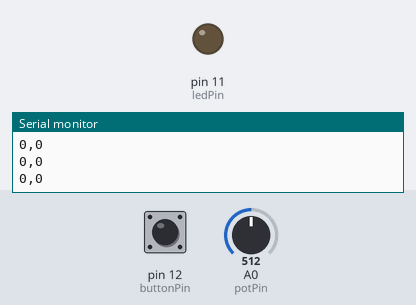
Recording of a sketch running on a simulated Arduino Uno, built with avr-gcc and run on an emulated ATmega328P. Parts: output pins drawn as LEDs (lit = HIGH), the last lines printed to the serial monitor. The test bench sets the inputs (shaded band); at power-on: pin 12 (buttonPin) LOW, A0 (potPin) = 512.

Above: at 1.2 s.
1.3 s: pin 12 (buttonPin) pulled HIGH for 0.15 s
At 1.7 s:
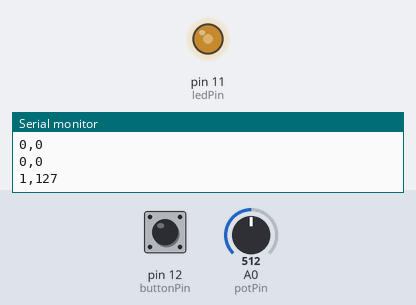
2.9 s: A0 (potPin) set to 716
At 4.1 s:
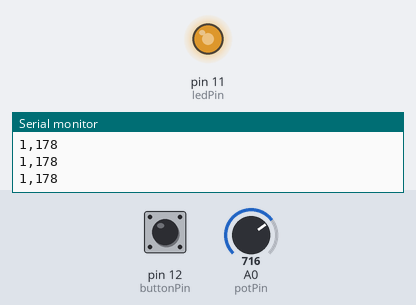
4.4 s: A0 (potPin) set to 900
At 5.2 s:
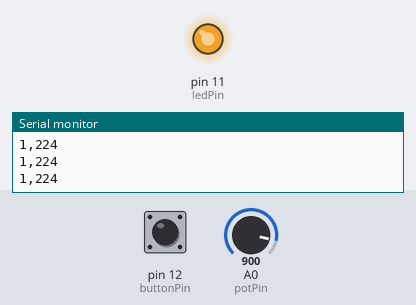
5.9 s: A0 (potPin) set to 122
At 6.4 s:
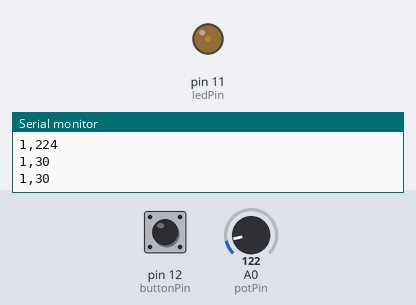
7.4 s: pin 12 (buttonPin) pulled HIGH for 1 s
At 8.1 s:
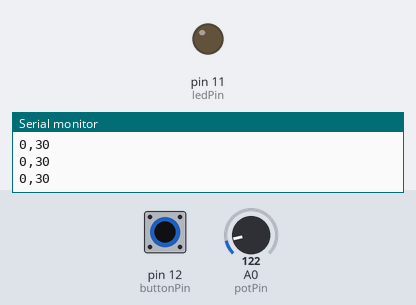
9.9 s: pin 12 (buttonPin) pulled HIGH for 3.2 s
At 10.7 s:
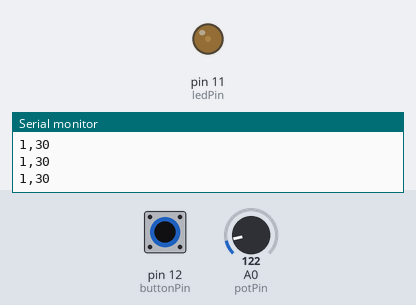
Timing chart, 0 to 12.9 s (numbered marks = the images above; inputs shaded):
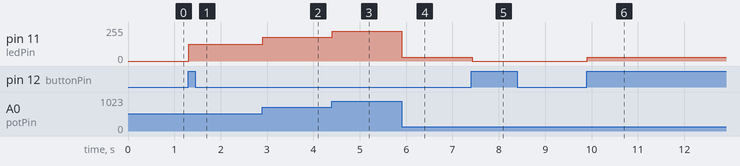

The sketch:

doorBellSender.ino
```cpp
const int ledPin = 11;
const int buttonPin = 12;
const int potPin = 14;
int potValue = 0;
boolean onOff = 0; //boolean for lighting
boolean statePrevious; //boolean to see if button is held
unsigned long prev_iter = 0; // timer variable
unsigned long send_iter = 0;
const int loopTimer = 10; // loop timing variable

void setup(){
  pinMode(ledPin,OUTPUT);
  pinMode(buttonPin,INPUT);
  Serial.begin(9600);

}

void loop(){
  Serial.flush();
  if (millis() > prev_iter + loopTimer) //delay for loop
    {
     boolean buttonState = digitalRead(buttonPin); //variable to check button
     delay(5); //delay to debounce
     if (buttonState && buttonState != statePrevious)
     {
        onOff  = !onOff;// if there is a low signal, that isn't held, toggle
      }
      //if it is off, turn the light off, if it is not 0,
      //check the status of the potentiometer and turn on the led to this value
     if (onOff == 0)
     {
       analogWrite(ledPin,0);
     } else
     {  // if 1, check value and turn LED to this value
       potValue = getPotValue();
       analogWrite(ledPin,potValue);
     }
     //if a second has passed, send to Serial
     if(millis() > send_iter + loopTimer*25)
     {
       sendToSerial();
       send_iter = millis();
     }
     statePrevious = buttonState; //set old to new
     prev_iter = millis();
    }
}

int getPotValue()
{
  return map(analogRead(potPin),0,1023,0,255);
}

void sendToSerial()
{
  Serial.print(onOff);
  Serial.print(",");
  Serial.print(potValue);
  Serial.print('\n');
}
```

Measured:
- after the input at 1.3 s, pin 11 (ledPin): 0/255 → 127/255 at once
- after the input at 2.9 s, pin 11 (ledPin): 127/255 → 178/255 at once
- after the input at 4.4 s, pin 11 (ledPin): 178/255 → 224/255 at once
- after the input at 5.9 s, pin 11 (ledPin): 224/255 → 30/255 at once
- after the input at 7.4 s, pin 11 (ledPin): 30/255 → 0/255 at once
- after the input at 9.9 s, pin 11 (ledPin): 0/255 → 30/255 at once
